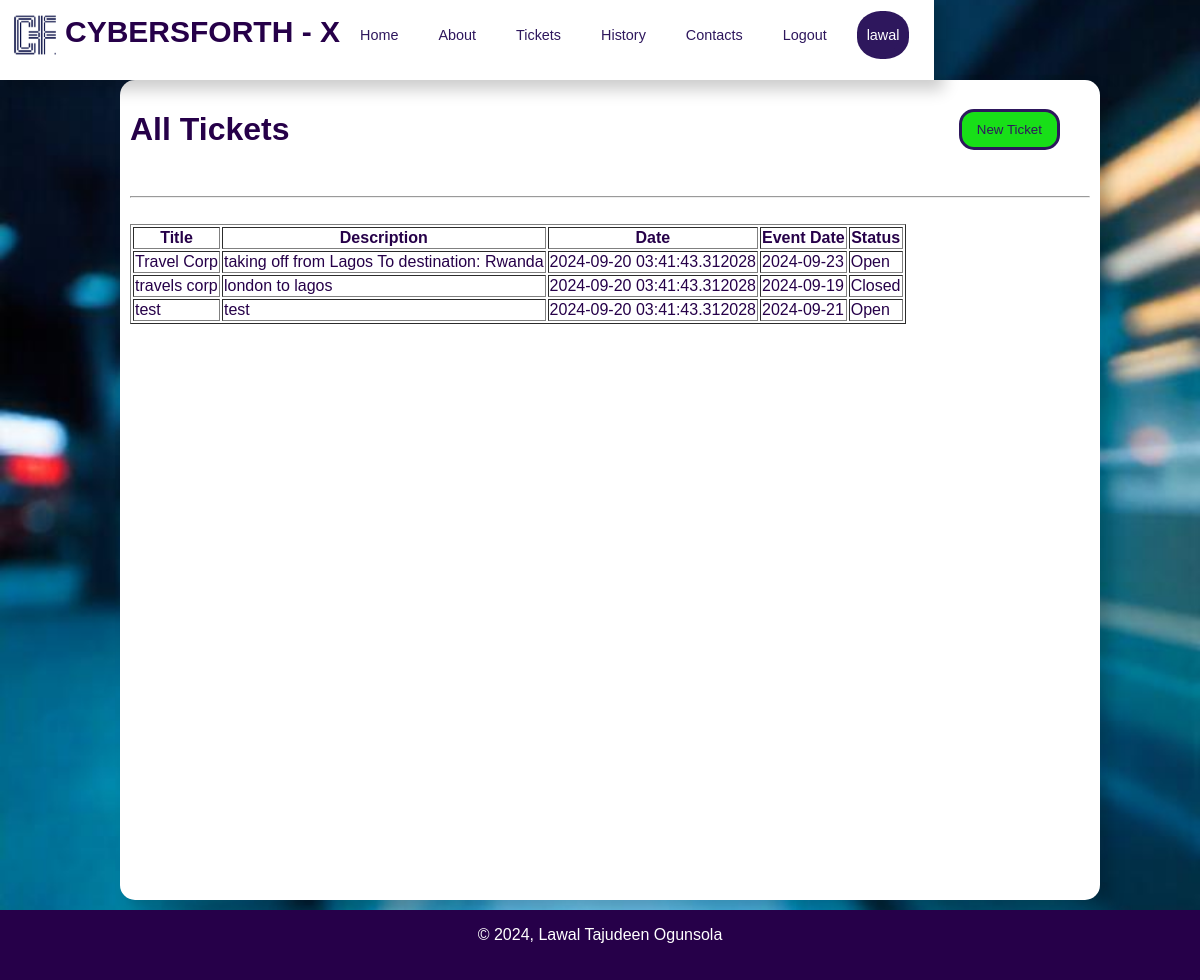
Page /tickets (signed in) on the committed database.
### app/base_model.py (models this page shows, shortened)
class User(db.Model, UserMixin):
    __tablename__ = 'users'
    id = db.Column(db.Integer,
                   primary_key=True)
    username = db.Column(db.String(80),
                         unique=True,
                         nullable=False)
    email = db.Column(db.String(120),
                      unique=True,
                      nullable=False)
    password_hash = db.Column(db.String(255),
                         nullable=False)
    first_name = db.Column(db.String(50),
                           nullable=False)
    last_name = db.Column(db.String(50),
                          nullable=False)
    phone_number = db.Column(db.String(15),
                             unique=True,
                             nullable=False)
    tickets = db.relationship('Ticket',
                              backref='creator',
                              lazy=True)
    appointments = db.relationship('Appointment',
                                   backref='creator',
                                   lazy=True)
    created_at = db.Column(db.DateTime,
                           nullable=False,
                           default=datetime.now(timezone.utc))

class Ticket(db.Model, UserMixin):
    __tablename__ = 'tickets'
    id = db.Column(db.Integer, primary_key=True)
    title = db.Column(db.String(100), nullable=False)
    description = db.Column(db.Text, nullable=False)
    date = db.Column(db.DateTime,
                           nullable=False,
                           default=datetime.now(timezone.utc))
    event_date = db.Column(db.Date, nullable=False)
    status = db.Column(db.String(10), nullable=False, default='Open')
    user_id = db.Column(db.Integer, db.ForeignKey('users.id'))
    def update_status(self):
        if self.event_date < date.today():
            self.status = 'Closed'
        else:
            self.status = 'Open'

### app/routes.py (the view)
@routes.route('/tickets')
@login_required
def View_tickets():
    tickets = Ticket.query.filter_by(user_id=current_user.id).all()
    for ticket in tickets:
        ticket.update_status()
    db.session.commit()
    return render_template('view_tickets.html', tickets=tickets)

### app/__init__.py (called while the page is built)
def create_app():
    app = Flask(__name__,
                template_folder='../templates',
                static_folder='../static')
    '''database configuration'''
    app.config.from_object(Config)
    ''' initializing the app with extesions'''
    db.init_app(app)
    migrate.init_app(app, db)
    login_manager.init_app(app)
    bcrypt.init_app(app)
    '''
        register Blueprint
    '''
    from .routes import routes
    app.register_blueprint(routes)
    login_manager.init_app(app)
    login_manager.login_view = 'routes.Login'
    from .base_model import User
    @login_manager.user_loader
    def load_user(user_id):
        return User.query.get(int(user_id))
    return app

### templates/view_tickets.html
{% extends 'layout.html' %}
{% block header %}
<link rel='stylesheet' href="{{ url_for('static', filename='./css/view_tickets.css') }}" />
{% endblock header %}
{% block contents %}
    <div class='sec-1'>
        <h1>All Tickets</h1>
        <a class='new_ticket' href="{{ url_for('routes.Create_ticket') }}"><button>New Ticket</button></a>
    </div><br />
    <hr /><br />
    <table border="1">
           <thead>
        <tr>
            <th>Title</th>
            <th>Description</th>
            <th>Date</th>
            <th>Event Date</th>
            <th>Status</th>
        </tr>
    </thead>
    <tbody>
        {% for ticket in tickets %}
        <tr>
            <td>{{ ticket.title }}</td>
            <td>{{ ticket.description }}</td>
            <td>{{ ticket.date }}</td>
            <td>{{ ticket.event_date }}</td>
            <td>{{ ticket.status }}</td>
        </tr>
        {% endfor %}
    </tbody>
    </table>
{% endblock contents %}

### templates/header.html (shortened to what this page needs)
{% block header %}
<link rel='stylesheet' href="{{ url_for('static', filename='header.css') }}" />
{% endblock %}
{% block contents %}
<nav>
    <div class='divHead'>
        <img src="{{ url_for('static', filename='./images/logo.png') }}" alt="brand logo">
        <h1>CYBERSFORTH - X</h1>
    </div>
    <div>
        <ul class='nav-links'>
            <li>
                <a href="{{ url_for('routes.Home') }}">Home</a>
            </li>
            <li>
                <a href="{{ url_for('routes.About') }}">About</a>
            </li>
            <li>
                <a href="{{ url_for('routes.Ticket_page') }}">Tickets</a>
            </li>
            <li>
                <a href='#'>History</a>
            </li>
            <li>
                <a href='#'>Contacts</a>
            </li>
            {% if current_user.is_authenticated %}
                <li>
                    <a href="{{ url_for('routes.Logout') }}" >Logout</a>
                </li>
                <li class='user_profile'>
                    <a href="{{ url_for('routes.Dashboard') }}" >{{ current_user.username }}</a>
                </li>
            {% endif %}
        </ul>
    </div>
</nav>
{% endblock contents %}

### static/css/layout.css (style rules this page uses)
body { background-color: #c0c0c0; padding: 0; margin: 0; }
body { margin: 0; font-family: Arial, sans-serif; background-image: url('../images/bg-2.jpeg'); background-size: cover; background-attachment: fixed; background-position: center; background-repeat: no-repeat; color: #333; }
nav { display: flex; height: 70px; padding: 10px; justify-content: space-between; align-content: center; align-items: center; box-shadow: 10px 10px 15px rgba(0, 0, 0, 0.2); }
nav img { height: 50px; width: 50px; }
.divHead { display: flex; flex-wrap: wrap; justify-content: center; align-content: center; text-align: center; }
.divHead h1 { color: #260049; font-size: 30px; margin: 5px; }
nav { background-color: #fff; }
nav ul { list-style-type: none; padding: 0; margin: 0; display: flex; align-items: center; }
nav ul li { margin-right: 15px; font-size: 90%; }
nav ul li a, .edit_profile { color: #2E175D; text-decoration: none; }
nav ul li, .edit_profile { margin: 8px, 0; text-align: center; width: 80%; padding: 6px 10px; transition: #2E175D 0.5s ease, #fff 0.3s ease; position: relative; margin: 5px; border-radius: 15px; }
nav ul li a { color: #2E175D; text-decoration: none; width: 100%; height: 100%; display: block; padding: 10px 0; box-sizing: border-box; }
.user_profile, .user_profile a { background-color: #2E175D; color: #fff; border-radius: 45%; }

### static/css/view_tickets.css (style rules this page uses)
.sec-1 { display: flex; justify-content: space-between; align-content: center; align-items: center; text-align: center; }
.new_ticket { margin-right: 30px; }
.new_ticket button { padding: 10px 15px; border-radius: 15px; border: 3px solid #2E175D; background-color: transparent; color: #2E175D; cursor: pointer; }
.new_ticket button { background-color: rgb(24, 223, 24); color: #2E175D; }

### static/css/header.css (style rules this page uses)
nav ul { list-style-type: none; padding: 0; margin: 0; display: flex; align-items: center; }
nav ul li { margin-right: 15px; font-size: 90%; }
nav ul li a { color: #2E175D; text-decoration: none; }

### rows in the picture
User: username "lawal"
Ticket: title "Travel Corp", description "taking off from Lagos To destination: Rwanda", date "2024-09-20 03:41:43.312028", event_date "2024-09-23", status "Open"
Ticket: title "travels corp", description "london to lagos", date "2024-09-20 03:41:43.312028", event_date "2024-09-19", status "Closed"
Ticket: title "test", description "test", date "2024-09-20 03:41:43.312028", event_date "2024-09-21", status "Open"
